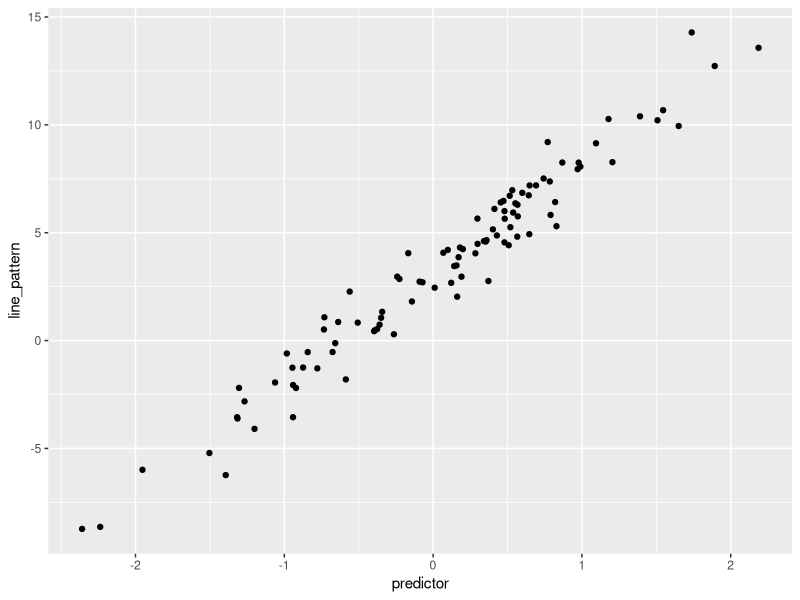
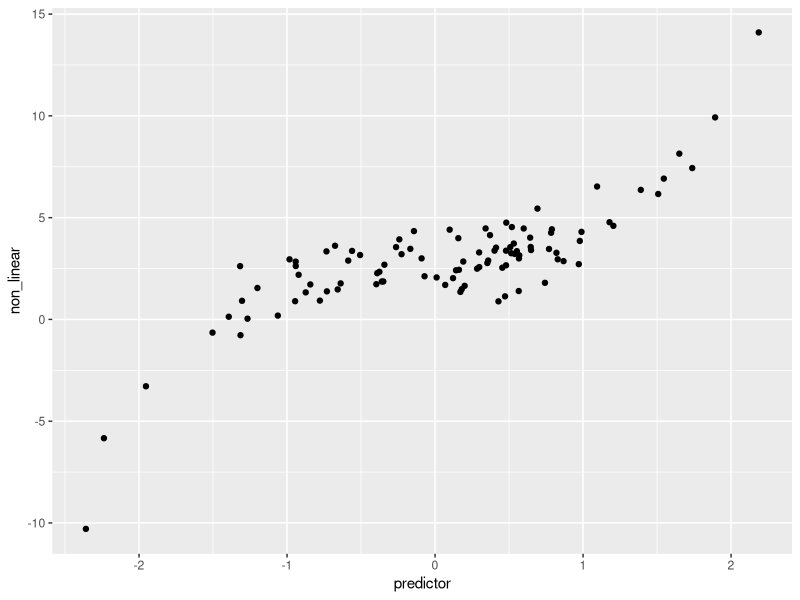
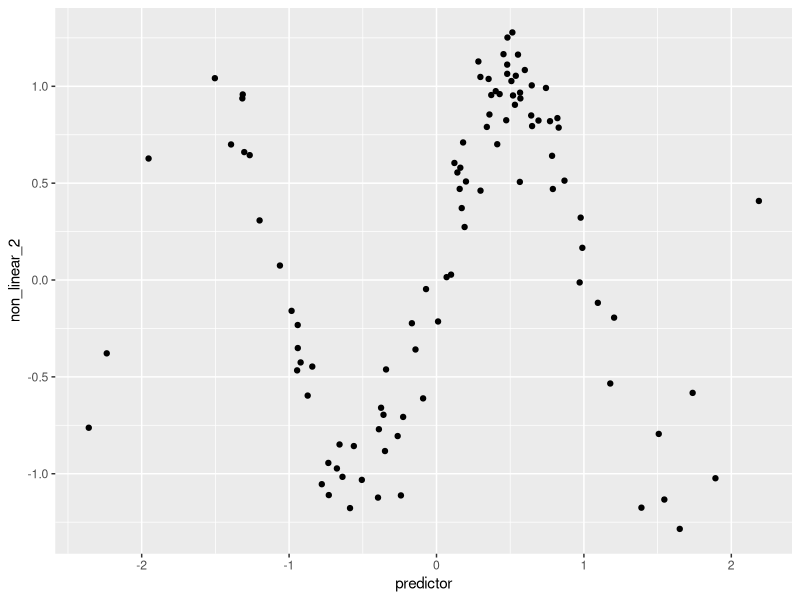
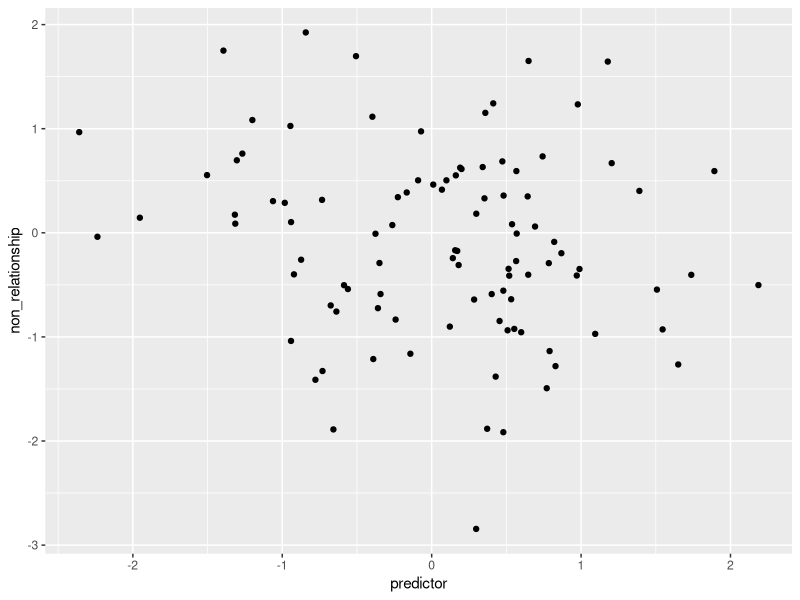
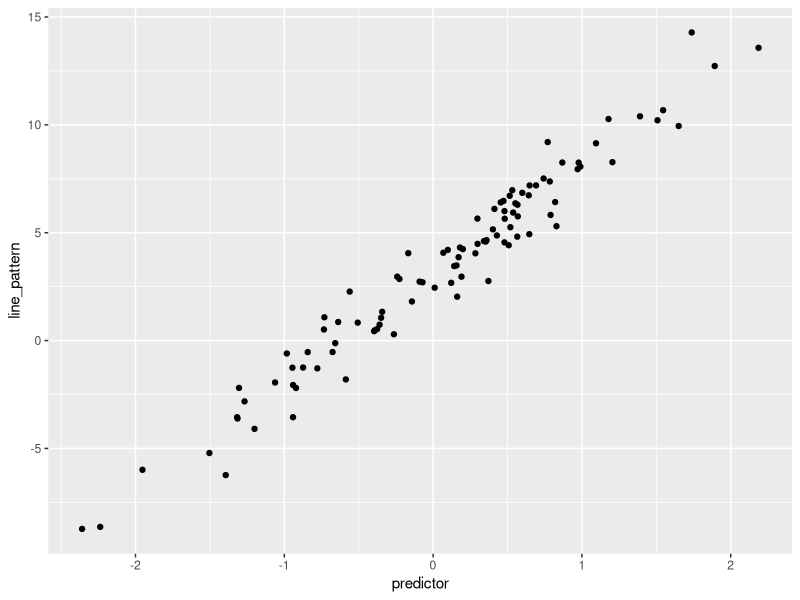
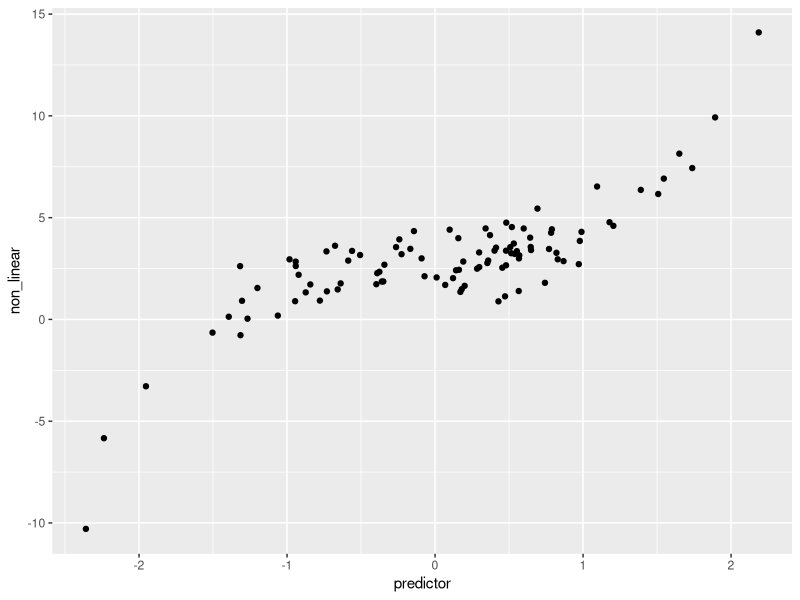
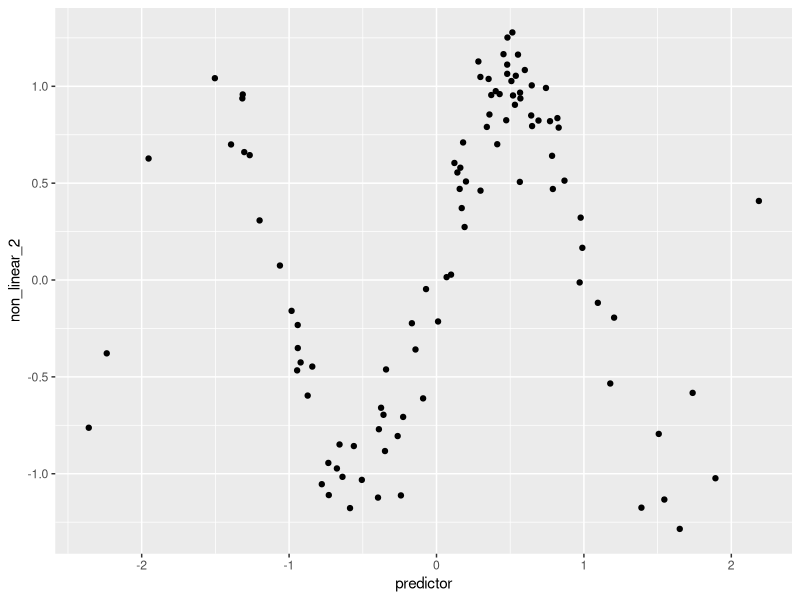
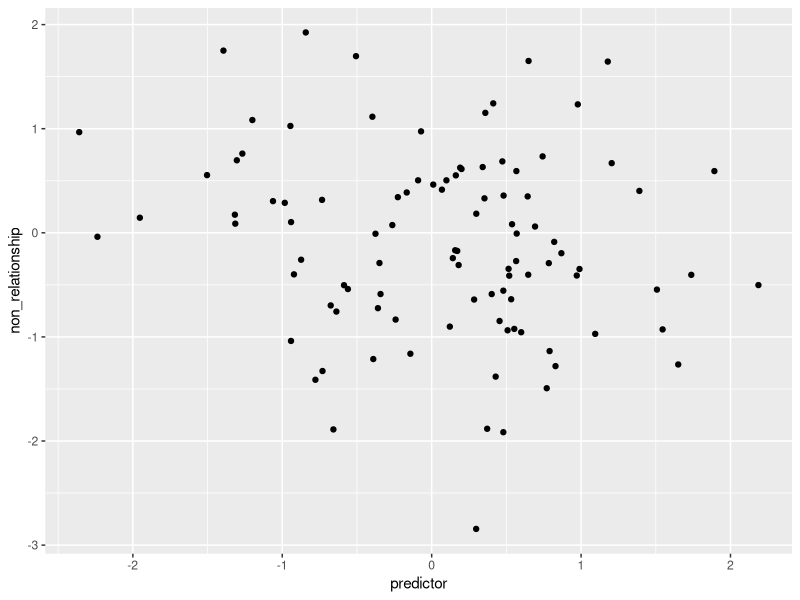

Write the R code that produced these figures, in order.
# Relationship between numeric variables
# Only plotting this session
library(ggplot2)
library(tibble)
library(dplyr)

# Create a data frame
df <- tibble(predictor = rnorm(100))

# Case 1: Plotting a single line
df <- df %>% mutate(
    line_pattern = 5 * predictor + 3 + rnorm(100)
)

line_plot <- df %>% 
    ggplot(aes(x = predictor, y = line_pattern)) +
    geom_point()

ggsave("plots/line_plot.png", line_plot, width = 10, height = 10)
line_plot

# Case 2: Non linear relationship
df <- df %>% mutate(
    non_linear = predictor^3 + 3 + rnorm(100)
)

non_linear_plot <- df %>% 
    ggplot(aes(x = predictor, y = non_linear)) +
    geom_point()

ggsave("plots/non_linear_plot.png", non_linear_plot, width = 10, height = 10)
non_linear_plot

# Case 3: Another non linear relationship
df <- df %>% mutate(
    non_linear_2 = sin(3*predictor) + rnorm(100, sd=0.2)
)

non_linear_plot_2 <- df %>% 
    ggplot(aes(x = predictor, y = non_linear_2)) +
    geom_point()

ggsave("plots/non_linear_plot_2.png", non_linear_plot_2, width = 10, height = 10)
non_linear_plot_2

# Case 4: Non relationship
df <- df %>% mutate(
    non_relationship = rnorm(100)
)

non_relationship_plot <- df %>% 
    ggplot(aes(x = predictor, y = non_relationship)) +
    geom_point()

ggsave("plots/non_relationship_plot.png", non_relationship_plot, width = 10, height = 10)
non_relationship_plot

df

# Measuring the relationship using correlation
# Correlation varies between -1 and 1
# 0 implies null correlation
# 1 implies perfect positive correlation
# -1 implies perfect negative correlation
correlations_pearson <- df %>% summarise(
        cor_line = cor(predictor, line_pattern, method="pearson"),
        cor_non_linear = cor(predictor, non_linear, method="pearson"),
        cor_non_linear_2 = cor(predictor, non_linear_2, method="pearson"),
        cor_non_relationship = cor(predictor, non_relationship, method="pearson"),
    )

names(correlations_pearson) <- c("Line", "Non linear", "Non linear 2", "Non relationship")
correlations_pearson

cor(df$predictor, df$line_pattern, method="pearson")


# Correlation using Spearman
correlations_spearman <- df %>% 
    summarise(
        cor_line = cor(predictor, line_pattern, method="spearman"),
        cor_non_linear = cor(predictor, non_linear, method="spearman"),
        cor_non_linear_2 = cor(predictor, non_linear_2, method="spearman"),
        cor_non_relationship = cor(predictor, non_relationship, method="spearman")
    )

names(correlations_spearman) <- c("Line", "Non linear", "Non linear 2", "Non relationship")
correlations_spearman

# Alternative way to compute correlations
cor(df)

# Adding hypothesis testing to correlations using Pearson
# H0: No hay correlacion (r = 0) vs H1: Hay correlacion (r != 1)
correlations_pearson <- df %>% 
    summarise(
        cor_line_min = cor.test(predictor, line_pattern, method="pearson")$conf.int[1],
        cor_line = cor.test(predictor, line_pattern, method="pearson")$estimate,
        cor_line_max = cor.test(predictor, line_pattern, method="pearson")$conf.int[2],
        cor_line_pvalue = cor.test(predictor, line_pattern, method="pearson")$p.value,
        cor_non_linear_min = cor.test(predictor, non_linear, method="pearson")$conf.int[1],
        cor_non_linear = cor.test(predictor, non_linear, method="pearson")$estimate,
        cor_non_linear_max = cor.test(predictor, non_linear, method="pearson")$conf.int[2],
        cor_non_linear_pvalue = cor.test(predictor, non_linear, method="pearson")$p.value,
        cor_non_linear2_min = cor.test(predictor, non_linear_2, method="pearson")$conf.int[1],
        cor_non_linear2 = cor.test(predictor, non_linear_2, method="pearson")$estimate,
        cor_non_linear2_max = cor.test(predictor, non_linear_2, method="pearson")$conf.int[2],
        cor_non_linear2_pvalue = cor.test(predictor, non_linear_2, method="pearson")$p.value,
        cor_non_relationship_min = cor.test(predictor, non_relationship, method="pearson")$conf.int[1],
        cor_non_relationship = cor.test(predictor, non_relationship, method="pearson")$estimate,
        cor_non_relationship_max = cor.test(predictor, non_relationship, method="pearson")$conf.int[2],
        cor_non_relationship_pvalue = cor.test(predictor, non_relationship, method="pearson")$p.value
    )
# Make a tibble 1x16 to 4x4
correlations_pearson <- matrix(unlist(correlations_pearson[,1:16]), 4, 4, byrow = TRUE) %>% 
    as_tibble() %>% 
    rename(
        "Lower Limit" = V1,
        "Estimate" = V2,
        "Upper Limit" = V3,
        "PValue" = V4
    )

# Add a column with the name of the correlation
correlations_pearson <- correlations_pearson %>% 
    mutate(
        n = c("Line", "Non linear", "Non linear 2", "Non relationship")
    )

# Using colum as row names
correlations_pearson <- correlations_pearson %>% 
    column_to_rownames("n")
correlations_pearson

cor.test(df$predictor, df$line_pattern)
